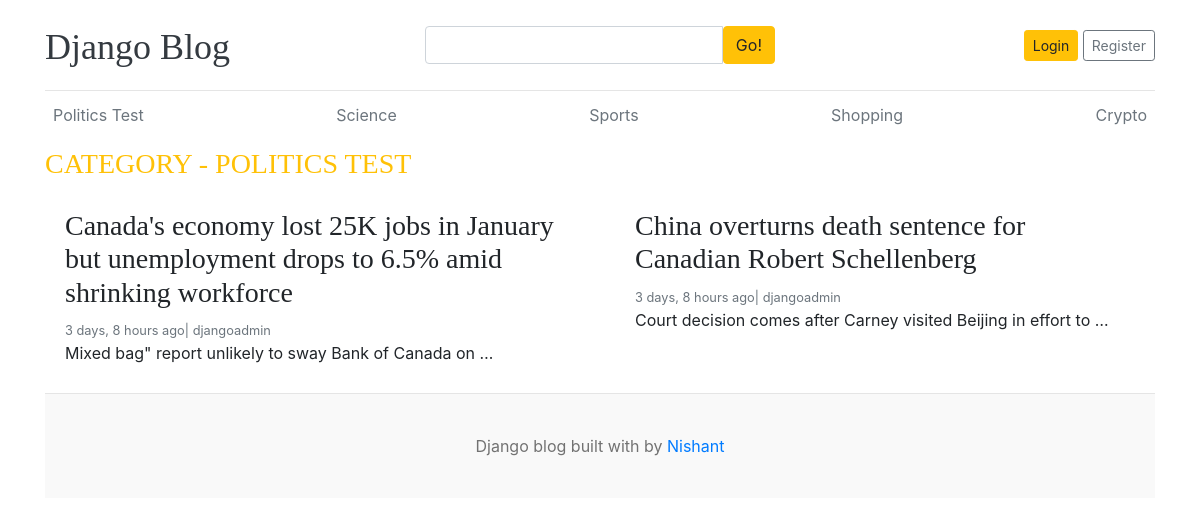
Page /category/1/ on the committed database.
### blogs/models.py (models this page shows, shortened)
class Category(models.Model):
    category_name = models.CharField(max_length=50, unique=True)
    created_at = models.DateTimeField(auto_now_add=True)
    updated_at = models.DateTimeField(auto_now=True)
    class Meta:
        verbose_name_plural = 'categories'
    def __str__(self):
        return self.category_name

class Blog(models.Model):
    title = models.CharField(max_length=100)
    slug = models.SlugField(max_length=150, unique=True, blank=True)
    category = models.ForeignKey(Category, on_delete=models.CASCADE)
    author = models.ForeignKey(User, on_delete=models.CASCADE)
    featured_image = models.ImageField(upload_to='uploads/%Y/%m/%d')
    short_description = models.TextField(max_length=500)
    blog_body = models.TextField(max_length=2000)
    status = models.CharField(choices=STATUS_CHOICES, default=0)
    is_featured = models.BooleanField(default=False)
    created_at = models.DateTimeField(auto_now_add=True)
    updated_at = models.DateTimeField(auto_now=True)

### blogs/views.py (the view)
# urls.py: path('<int:category_id>/',views.posts_by_category, name='posts_by_category')
def posts_by_category(request,category_id):
    posts = Blog.objects.filter(status='Published', category=category_id)
    category = get_object_or_404(Category,pk=category_id)
    context = {
        'posts':posts,
        'category' : category,
    }
    return render(request, 'posts_by_category.html', context)

### blogs/context_processors.py (called while the page is built)
def get_categories(request):
    categories = Category.objects.all()
    return dict(categories=categories)

def get_social_links(request):
    social_link = SocialLink.objects.all()
    return dict(social_links=social_link)

### templates/posts_by_category.html (shortened to what this page needs)
 {% extends "base.html" %}
 {% block content %}
<h3 class = "text-uppercase text-warning" style="letter=spacing: 2px;">Category - {{category}}</h3>
  <div class="row mb-2">
    {% if posts  %}
    {% for post in posts  %}
    <div class="col-md-6">
      <div class="card border-0" >
        <div class="card-body">
          <h3>{{ post.title }}</h3>
          <small class="mb-1 text-muted">{{ post.created_at|timesince}} ago| {{post.author}}</small>
          <p class="card-text">{{ post.short_description| truncatewords:10 }}</p>
        </div>
      </div>
    </div>
    {% endfor %}
    {% endif %}
  </div>
{% endblock content %}

### templates/base.html (shortened to what this page needs)
{% load static %}
<!DOCTYPE html>
<html lang="en">
<head>
    <link href="https://getbootstrap.com/docs/4.0/dist/css/bootstrap.min.css" rel="stylesheet">
    <link rel="stylesheet"
      href="https://cdnjs.cloudflare.com/ajax/libs/font-awesome/4.7.0/css/font-awesome.min.css">
    <link href="{% static 'css/blog.css' %}" rel="stylesheet">
  </head>
<body>
    <div class="container">
      <header class="blog-header py-3">
        <div class="row flex-nowrap justify-content-between align-items-center">
          <div class="col-4 pt-1">
            <a class="blog-header-logo text-dark" href="/">Django Blog</a>
          </div>
          <div class="col-4">
            <form action=" {% url "search" %} " method='GET'>
                <div class="input-group">
                        <input class="form-control" type="text" name="keyword"  value=" {{keyword}} " placeholder="Enter search term..." aria-label="Enter search term..." aria-describedby="button-search" />
                        <button type="Submit" class="btn btn-warning" id="button-search" type="button">Go!</button>
                    </div>
                </form>
            </div>
          <div class="col-4 d-flex justify-content-end align-items-center">
            {% if not user.is_authenticated %}
            <a class="btn btn-sm btn-warning" href=" {% url "login" %} ">Login</a> &nbsp;
            <a class="btn btn-sm btn-outline-secondary" href=" {% url "register" %} ">Register</a>
            {% else %}
            <span><a href=" {% url "dashboard" %} ">Dashboard</a></span>
            <span><a class="" href=" {% url "logout" %} ">Logout</a></span>
            {% endif %}
          </div>
        </div>
      </header>
      <div class="nav-scroller py-1 mb-2">
        <nav class="nav d-flex justify-content-between">
          {% for cat in categories  %}
          <a class="p-2 text-muted" href=" {% url "posts_by_category" cat.id %} ">{{ cat.category_name }}</a>
          {% endfor %}
        </nav>
      </div>
{% block content %}
{% endblock %}
<footer class="blog-footer">
  <p>Django blog built with   by <a href="#">Nishant</a></p>
</footer>
</body>
</html>

### blog_main/static/css/blog.css (style rules this page uses)
.blog-header { border-bottom: 1px solid #e5e5e5; }
.blog-header-logo { font-family: "Playfair Display", Georgia, "Times New Roman", serif ; font-size: 2.25rem; }
h1, h2, h3, h4, h5, h6 { font-family: "Playfair Display", Georgia, "Times New Roman", serif ; }
.blog-footer { padding: 2.5rem 0; color: #727272; text-align: center; background-color: #f9f9f9; border-top: .05rem solid #e5e5e5; }
.blog-footer p:last-child { margin-bottom: 0; }

### rows in the picture
Category: category_name "Politics Test", category_name "POLITICS TEST"
Category: category_name "Science"
Category: category_name "Sports"
Category: category_name "Shopping"
Category: category_name "Crypto"
Blog: title "Canada's economy lost 25K jobs in January but unemployment drops to 6.5% amid shrinking workforce", created_at "3 days, 8 hours", author "djangoadmin", short_description "Mixed bag\" report unlikely to sway Bank of Canada on …"
Blog: title "China overturns death sentence for Canadian Robert Schellenberg", created_at "3 days, 8 hours", author "djangoadmin", short_description "Court decision comes after Carney visited Beijing in effort to …"
